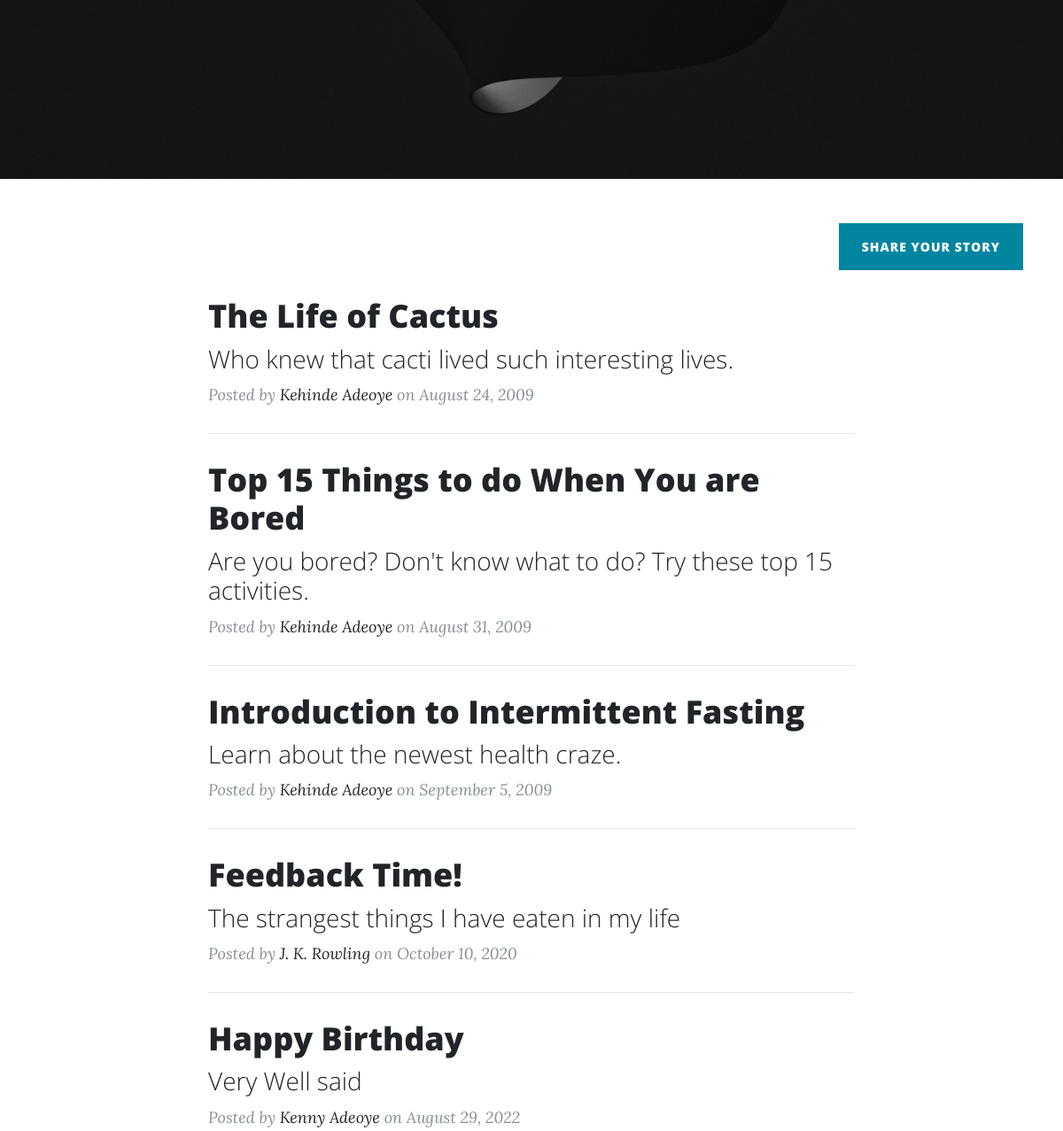
The app's page / (middle part), older data.
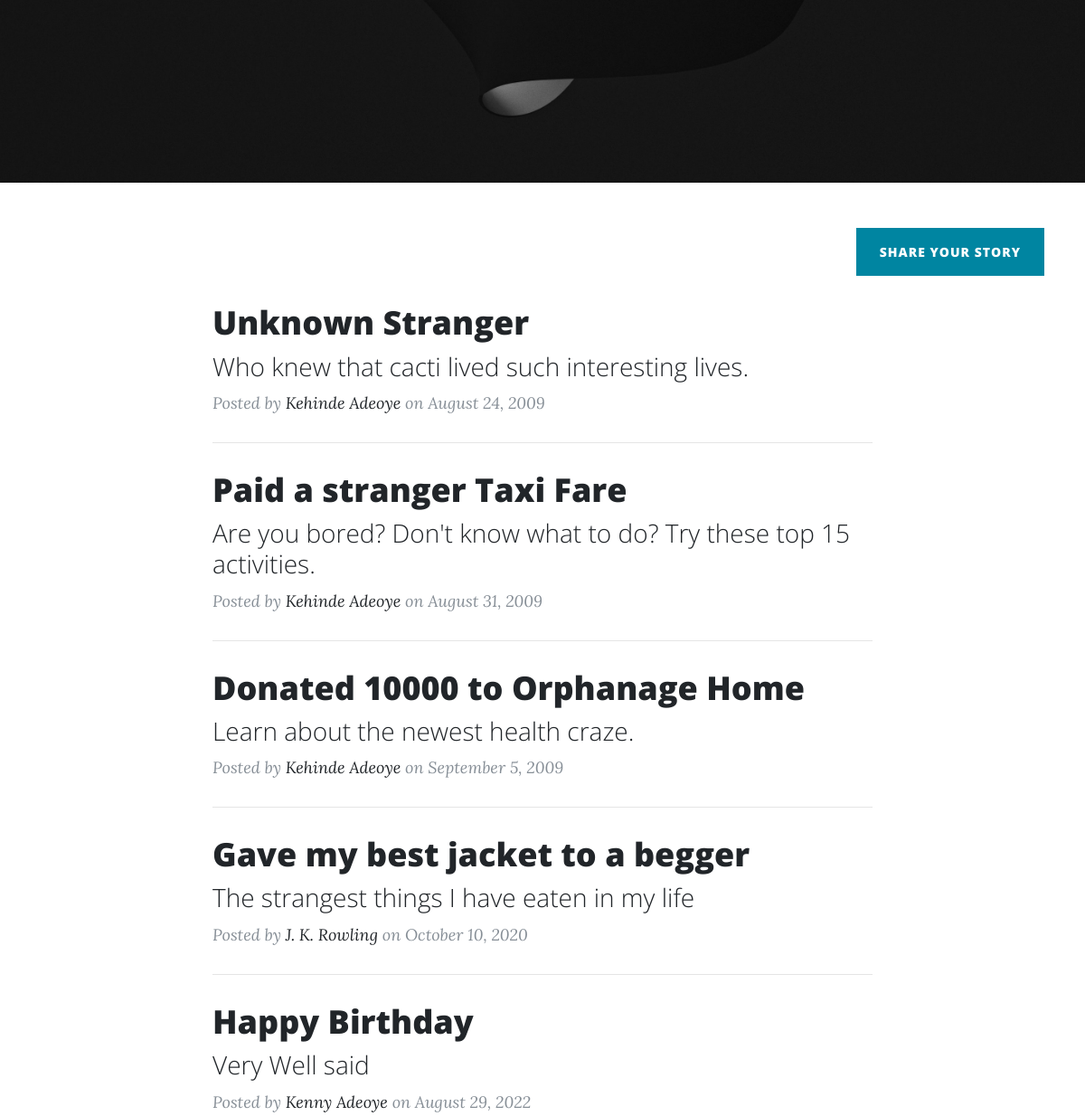
The same page, newer data.
### main.py (models this page shows)
class BlogPost(db.Model):
    id = db.Column(db.Integer, primary_key=True)
    title = db.Column(db.String(250), nullable=False)
    subtitle = db.Column(db.String(250), nullable=False)
    date = db.Column(db.String(250), nullable=False)
    body = db.Column(db.Text, nullable=False)
    author = db.Column(db.String(250), nullable=False)
    img_url = db.Column(db.String(250), nullable=True)

### main.py (the view)
@app.route('/')
def get_all_posts():
    posts = BlogPost.query.all()
    return render_template("index.html", all_posts=posts)

### templates/index.html (shortened to what this page needs)
{% include "header.html" %}
  <header class="masthead" style="background-image: url({{ url_for('static', filename='assets/img/homep.jpg')}}); max-width:100%;max-height:100%">
    <div class="container">
      <div class="row">
        <div class="col-lg-8 col-md-10 mx-auto">
          <div class="site-heading">
            <br>
            <br>
          </div>
        </div>
      </div>
    </div>
  </header>
  <div class="container">
        <div class="clearfix">
          <a class="btn btn-primary float-right" href="{{url_for('add_new_post')}}">Share Your Story</a>
        </div>
    <div class="row">
      <div class="col-lg-8 col-md-10 mx-auto">
        {% for post in all_posts %}
        <div class="post-preview">
          <a href="{{ url_for('show_post', post_id=post.id) }}">
            <h2 class="post-title">
              {{post.title}}
            </h2>
            <h3 class="post-subtitle">
              {{post.subtitle}}
            </h3>
          </a>
          <p class="post-meta">Posted by
            <a href="#">{{post.author}}</a>
            on {{post.date}}</p>
        </div>
        <hr>
        {% endfor %}
      </div>
    </div>
  </div>
{% include "footer.html" %}

Row changes from the older to the newer data that the page shows:
changed BlogPost "Who knew that cacti lived such interesting lives.": title "The Life of Cactus" → "Unknown Stranger"
changed BlogPost "Are you bored? Don't know what to do? Try these top 15 activities.": title "Top 15 Things to do When You are Bored" → "Paid a stranger Taxi Fare"
changed BlogPost "Learn about the newest health craze.": title "Introduction to Intermittent Fasting" → "Donated 10000 to Orphanage Home"
changed BlogPost "The strangest things I have eaten in my life": title "Feedback Time!" → "Gave my best jacket to a begger"
